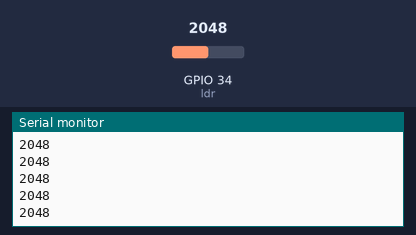
A sketch run on a simulated ESP32. Parts: the last lines printed to the serial monitor. The inputs (shaded band) are chosen by the test bench; at power-on: GPIO 34 (ldr) = 2048.

Above: at 1.2 s.
1.3 s: GPIO 34 (ldr) set to 2866
At 1.31 s:
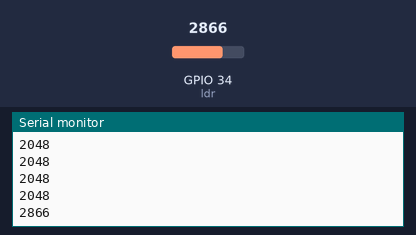
2.8 s: GPIO 34 (ldr) set to 3603
At 2.81 s:
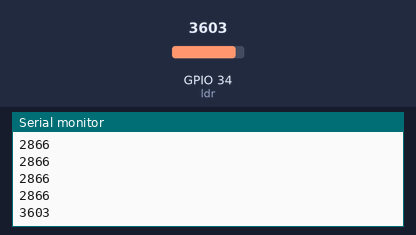
Timing chart, 0 to 5.8 s (numbered marks = the images above; inputs shaded):
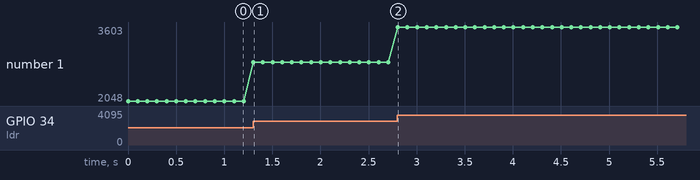

The sketch:

ldr.ino
```cpp
int ldr = 34;
int led = 5;

void setup() {
  pinMode(ldr,INPUT);
  Serial.begin(9600);
}

void loop() {
  // put your main code here, to run repeatedly:
  Serial.println(analogRead(ldr));
  delay(100);
}
```

Measured:
- after the input at 1.3 s, the serial monitor: prints a new line at once (image 1)
- after the input at 2.8 s, the serial monitor: prints a new line at once (image 2)
- plotted number 1: 2048 → 2866 after the input at 1.3 s, 2866 → 3603 after the input at 2.8 s
